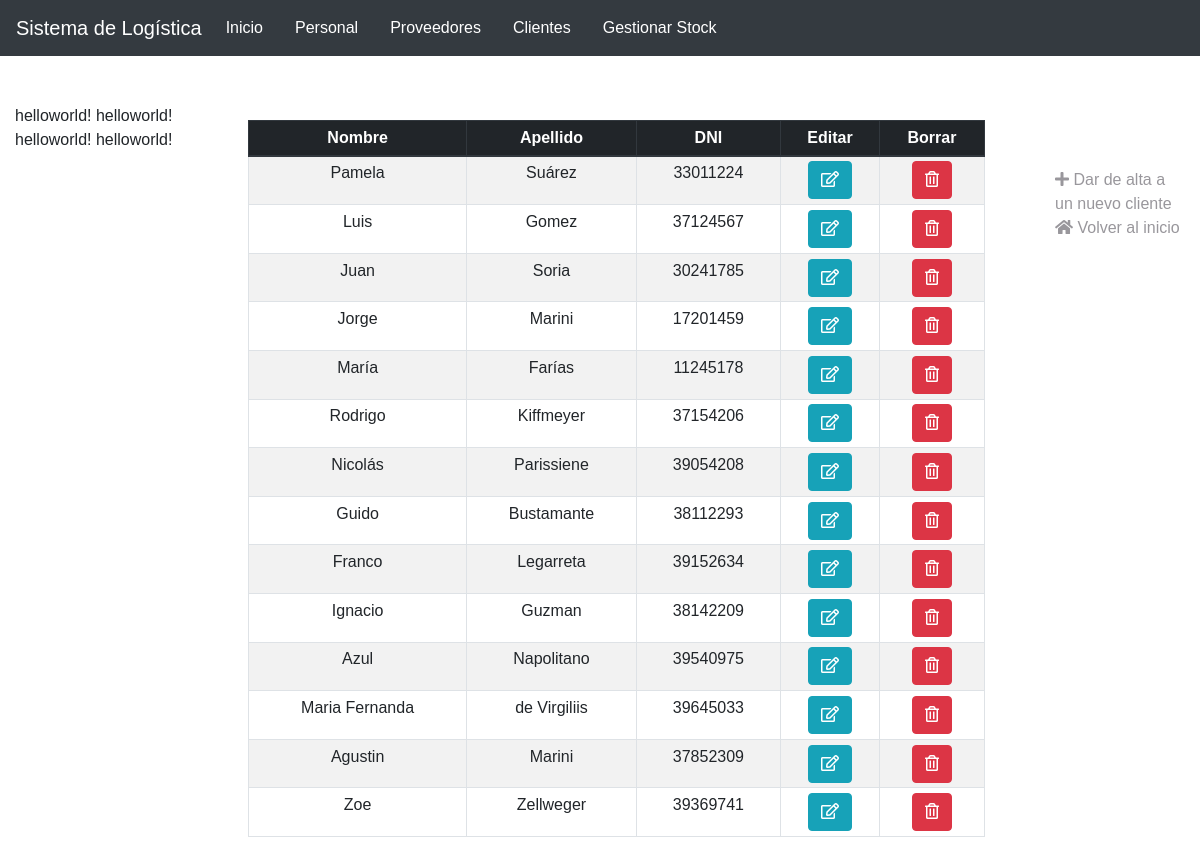
Screenshot of /Proveedores.php with the database file from the repository.
### tables this page shows
CREATE TABLE `socios` (
  `id` int(11) NOT NULL,
  `nombre` varchar(50) NOT NULL,
  `apellido` varchar(50) NOT NULL,
  `telefono` int(11) NOT NULL,
  `DNI` int(11) NOT NULL,
  `direccion` varchar(50) NOT NULL
);

### Proveedores.php (the view, shortened to what this page needs)
<!DOCTYPE html>
<html>
	<head>
	<link rel="stylesheet" href="/object/css/bootstrap.css">
	<link rel="stylesheet" href="https://use.fontawesome.com/releases/v5.3.1/css/all.css">
	</head>
	<body>
		<nav class="navbar navbar-expand-lg navbar-dark bg-dark"
		style="position: sticky; z-index: 1071; top: 0;">
			<div class="d-flex justify-content-end">
		    <a class="navbar-brand" style="color: #fff;">
			    Sistema de Logística
			</a>
			<div class="nav navbar-nav navbar-right">
				<div class="collapse navbar-collapse" id="navbarText">
					<ul class="navbar-nav mr-auto">
			    		<li class="nav-item active">
			    			<a class="nav-link" href="index.html" style="margin-right: 1rem; color: #fff;">Inicio <span class="sr-only">(current)</span></a>
			    		</li>
			    		<li class="nav-item" style="margin-right: 1rem;">
			    			<a class="nav-link" href="FichasEmpleados.php" style="color: #fff;">Personal</a>
			    		</li>
			    		<li class="nav-item" style="margin-right: 1rem;">
			    			<a class="nav-link" href="FichasEmpleados.php" style="color: #fff;">Proveedores</a>
			    		</li>
			    		<li class="nav-item" style="margin-right: 1rem;">
			    			<a class="nav-link" href="crud.php" style="color: #fff;">Clientes</a>
			    		</li>
			    		<li class="nav-item" style="margin-right: 1rem;">
			    			<a class="nav-link" href="stock.php" style="color: #fff;">Gestionar Stock</a>
			    		</li>
			    	</ul>
				</div>
			</div>
		</nav>
		<div class="container-fluid" style="margin-top: 3rem;">
			<div class="row flex-xl-nowrap">
				<div class="col-12 col-md-3 col-xl-2 bd-sidebar">
					helloworld!
					helloworld!
					helloworld!
					helloworld!
				</div>
				<main class="col-12 col-md-9 col-xl-8 py-md-3 pl-md-5 bd-content">
					<?php
						$pdo = conectar();
						$consulta = $pdo->prepare("SELECT socios.nombre as socio, socios.apellido, socios.DNI, socios.id  FROM socios");
						$consulta -> execute();
						$resultado = $consulta->fetchAll(PDO::FETCH_ASSOC);
						echo '<table class="table table-bordered table-sm table-hover table-striped" style="text-align:center;">
								<thead class="thead-dark" style="text-align:center";>
									<tr>
										<th scope="col">Nombre</th>
										<th scope="col">Apellido</th>
										<th scope="col">DNI</th>
										<th scope="col">Editar</th>
										<th scope="col">Borrar</th>
									</tr>
								</thead>
								<tbody>';
									foreach ($resultado as $elSocio) {
									    echo '<tr>';
									    echo '<td>'. $elSocio['socio']. '</td>';
									    echo '<td>'. $elSocio['apellido'] .'</td>';
									    echo '<td style="text-align=center">'. $elSocio['DNI'] .'</td>';
									   echo '<td>
									    		<a href="modificar.php?id='.$elSocio['id'].'">
									    			<button class="btn btn-info">
										    			<i class="far fa-edit"></i>
										    		</button>
									    		</a>
									    	 </td>';
									    echo '<td>
									    		<a href="baja.php?id='.$elSocio['id'].'">
									    			<button class="btn btn-danger">
										    			<i class="far fa-trash-alt"></i>
										    		</button>
									    		</a>
									    	 </td>
									   	</tr>';
									}
								echo '</tbody>
							  </table>';
					?>
				</main>
				<div class="d-none d-xl-block col-xl-2 bd-toc">
					<ul class="section-nav" style="list-style: none; margin-top: 4rem;">
						<li class="toc-entry toc-h2">
							<a href="formAlta.php" style="color:#99979c">
								<i class="fa fa-plus" aria-hidden="true"></i> Dar de alta a un nuevo cliente
							</a>
						</li>
						<li class="toc-entry toc-h2">
							<a href="index.html" style="color:#99979c">
								<i class="fa fa-home" aria-hidden="true"></i> Volver al inicio
							</a>
						</li>
					</ul>
				</div>
			</div>
		</div>
	</body>
</html>

### Proveedores.php (style rules this page uses)
body { font-family: Arial; }

### rows the page displays
socios: nombre "Pamela", apellido "Suárez", DNI "33011224"
socios: nombre "Luis", apellido "Gomez", DNI "37124567"
socios: nombre "Juan", apellido "Soria", DNI "30241785"
socios: nombre "Jorge", apellido "Marini", DNI "17201459"
socios: nombre "María", apellido "Farías", DNI "11245178"
socios: nombre "Rodrigo", apellido "Kiffmeyer", DNI "37154206"
socios: nombre "Nicolás", apellido "Parissiene", DNI "39054208"
socios: nombre "Guido", apellido "Bustamante", DNI "38112293"
socios: nombre "Franco", apellido "Legarreta", DNI "39152634"
socios: nombre "Ignacio", apellido "Guzman", DNI "38142209"
socios: nombre "Azul", apellido "Napolitano", DNI "39540975"
socios: nombre "Maria Fernanda", apellido "de Virgiliis", DNI "39645033"
socios: nombre "Agustin", apellido "Marini", DNI "37852309"
socios: nombre "Zoe", apellido "Zellweger", DNI "39369741"
